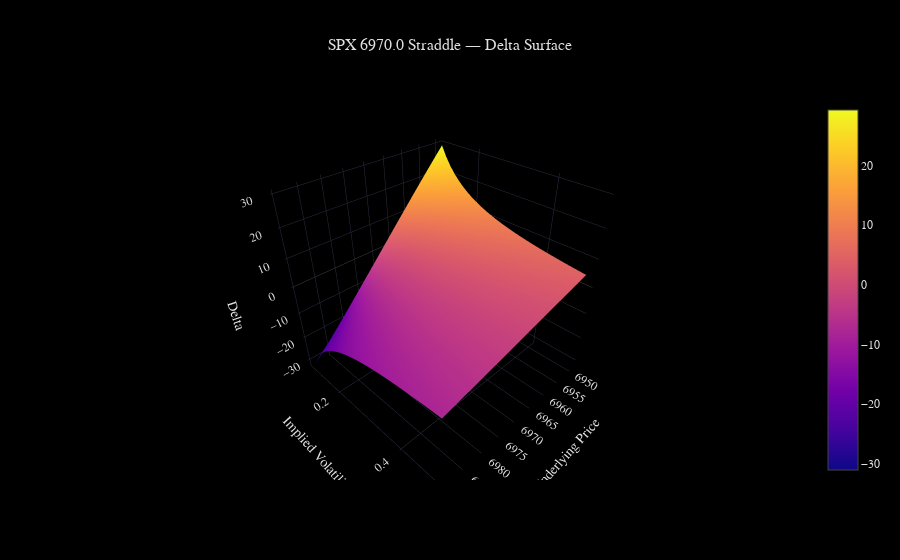

Notebook code cell kept with this figure:
### Markdown cell above
## 5. Delta Surface

Delta across the price x implied vol grid. Reveals how delta sensitivity changes with both price and volatility.

### Code cell
from options_analyzer.engine.greeks_calculator import GreeksCalculator
from options_analyzer.engine.position_analyzer import PositionAnalyzer
from options_analyzer.visualization.surface_charts import plot_delta_surface

greeks_calc = GreeksCalculator(
    risk_free_rate=config.engine.risk_free_rate,
    dividend_yield=config.engine.dividend_yield,
)
analyzer = PositionAnalyzer(greeks_calc)

price_range = np.linspace(spot - 20, spot + 20, 50)
vol_range = np.linspace(0.10, 0.50, 30)

# Compute delta for each (price, vol) point
delta_surface = np.zeros((len(vol_range), len(price_range)))
dte = (exp_date - date.today()).days
T = max(dte / 365.0, 0.001)

for i, vol in enumerate(vol_range):
    vol_ivs = {leg.contract.symbol: vol for leg in position.legs}
    for j, S in enumerate(price_range):
        pg = analyzer.position_greeks(position, float(S), vol_ivs)
        delta_surface[i, j] = pg.aggregated.first_order.delta

fig = plot_delta_surface(
    price_range, vol_range, delta_surface,
    title=f"{position.name} — Delta Surface",
)
fig.show()

### Figure 1 — Plotly figure (JSON) as saved in the notebook; plotly's stock layout.template omitted (floating-point values rounded to 4 significant figures; data arrays with more than 128 entries replaced by an {"elided": "..."} marker saying what was removed)
{"data": [{"colorscale": [[0, "#0d0887"], [0.1111, "#46039f"], [0.2222, "#7201a8"], [0.3333, "#9c179e"], [0.4444, "#bd3786"], [0.5556, "#d8576b"], [0.6667, "#ed7953"], [0.7778, "#fb9f3a"], [0.8889, "#fdca26"], [1, "#f0f921"]], "type": "surface", "x": [6949.0, 6950.0, 6951.0, 6952.0, 6952.0, 6953.0, 6954.0, 6955.0, 6956.0, 6956.0, 6957.0, 6958.0, 6959.0, 6960.0, 6961.0, 6961.0, 6962.0, 6963.0, 6964.0, 6965.0, 6965.0, 6966.0, 6967.0, 6968.0, 6969.0, 6970.0, 6970.0, 6971.0, 6972.0, 6973.0, 6974.0, 6974.0, 6975.0, 6976.0, 6977.0, 6978.0, 6978.0, 6979.0, 6980.0, 6981.0, 6982.0, 6983.0, 6983.0, 6984.0, 6985.0, 6986.0, 6987.0, 6987.0, 6988.0, 6989.0], "y": [0.1, 0.1138, 0.1276, 0.1414, 0.1552, 0.169, 0.1828, 0.1966, 0.2103, 0.2241, 0.2379, 0.2517, 0.2655, 0.2793, 0.2931, 0.3069, 0.3207, 0.3345, 0.3483, 0.3621, 0.3759, 0.3897, 0.4034, 0.4172, 0.431, 0.4448, 0.4586, 0.4724, 0.4862, 0.5], "z": {"elided": "30x50 float values"}}], "layout": {"scene": {"xaxis": {"title": {"text": "Underlying Price"}}, "yaxis": {"title": {"text": "Implied Volatility"}}, "zaxis": {"title": {"text": "Delta"}}}, "title": {"text": "SPX 6970.0 Straddle — Delta Surface"}}}
